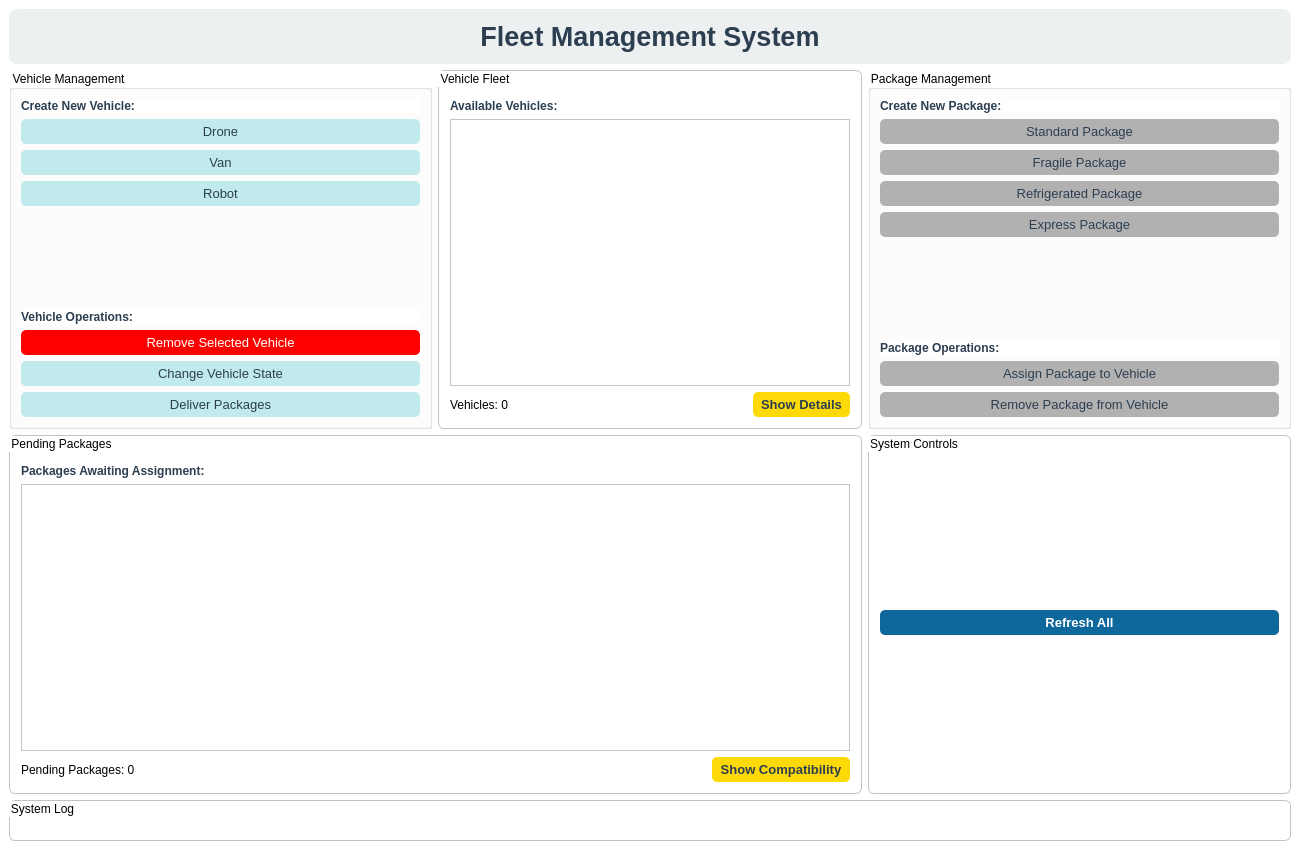
<?xml version="1.0" encoding="UTF-8"?>
<ui version="4.0">
 <class>MainWindow</class>
 <widget class="QMainWindow" name="MainWindow">
  <property name="geometry">
   <rect>
    <x>0</x>
    <y>0</y>
    <width>1300</width>
    <height>850</height>
   </rect>
  </property>
  <property name="windowTitle">
   <string>Fleet Management System</string>
  </property>
  <widget class="QWidget" name="centralwidget">
   <property name="styleSheet">
    <string notr="true">
    QWidget {
      background-color: #ffffff;
    }
    QPushButton {
      border-radius: 5px;
      padding: 4px 8px;
      min-height: 17px;
      font-size: 10pt;
    }

    /* Vehicle buttons: cyan */
    #createDroneButton, #createVanButton, #createRobotButton,
    #setStateButton, #deliverButton {
      background-color: #c1eaed;
      color: #2c3e50;
    }
    #createDroneButton:hover, #createVanButton:hover, #createRobotButton:hover,
    #setStateButton:hover, #deliverButton:hover {
      background-color: #9fd6da;
    }
    #createDroneButton:pressed, #createVanButton:pressed, #createRobotButton:pressed,
    #setStateButton:pressed, #deliverButton:pressed {
      background-color: #7fbfc3;
    }

    /* Remove Vehicle button: red */
    #removeVehicleButton {
      background-color: #FF0000;
      color: white;
    }
    #removeVehicleButton:hover { background-color: #c0392b; }
    #removeVehicleButton:pressed { background-color: #922b21; }

    /* Package buttons: gray */
    #createStandardPackageButton, #createFragilePackageButton,
    #createRefrigeratedPackageButton, #createExpressPackageButton,
    #assignPackageButton, #removePackageButton {
      background-color: #b1b1b1;
      color: #2c3e50;
    }
    #createStandardPackageButton:hover, #createFragilePackageButton:hover,
    #createRefrigeratedPackageButton:hover, #createExpressPackageButton:hover,
    #assignPackageButton:hover, #removePackageButton:hover {
      background-color: #999999;
    }
    #createStandardPackageButton:pressed, #createFragilePackageButton:pressed,
    #createRefrigeratedPackageButton:pressed, #createExpressPackageButton:pressed,
    #assignPackageButton:pressed, #removePackageButton:pressed {
      background-color: #777777;
    }

    /* Show Details button: highlighted yellow */
    #showVehicleDetailsButton, #showCompatibilityButton {
      background-color: #fdd907;
      color: #2c3e50;
      font-weight: bold;
    }
    #showVehicleDetailsButton:hover, #showCompatibilityButton:hover { background-color: #e6c800; }
    #showVehicleDetailsButton:pressed, #showCompatibilityButton:pressed { background-color: #bfa300; }

    /* System controls: yellow */
    #refreshButton {
      background-color: #0e689b;
      color: #ffffff;
      font-weight: bold;
    }
    #refreshButton:hover { background-color: #0b4f75; }
    #refreshButton:pressed { background-color: #00476f; }

    /* Table styles */
    QTableWidget {
        gridline-color: #bdc3c7;
        alternate-background-color: #f8f9fa;
    }
    QTableWidget::item {
        padding: 4px;
    }
    QTableWidget::item:selected {
        background-color: #3498db;
        color: white;
    }
    QHeaderView::section {
        background-color: #2c3e50;
        color: white;
        padding: 4px;
        border: 1px solid #34495e;
        font-weight: bold;
    }
    </string>
   </property>
   <layout class="QGridLayout" name="gridLayout">
    <item row="0" column="0" colspan="3">
     <widget class="QLabel" name="headerLabel">
      <property name="styleSheet">
       <string notr="true">
        QLabel {
          font-size: 20pt;
          font-weight: bold;
          color: #2c3e50;
          background-color: #ecf0f1;
          padding: 12px;
          border-radius: 8px;
        }
       </string>
      </property>
      <property name="text">
       <string>Fleet Management System</string>
      </property>
      <property name="alignment">
       <set>Qt::AlignmentFlag::AlignCenter</set>
      </property>
     </widget>
    </item>
    <item row="1" column="0">
     <widget class="QGroupBox" name="vehicleGroupBox">
      <property name="title">
       <string>Vehicle Management</string>
      </property>
       <property name="maximumWidth"> <number>240</number> </property>
      <layout class="QVBoxLayout" name="verticalLayout_1">
       <item>
        <widget class="QLabel" name="label_2">
         <property name="styleSheet">
          <string notr="true">font-weight: bold; color: #2c3e50;</string>
         </property>
         <property name="text">
          <string>Create New Vehicle:</string>
         </property>
        </widget>
       </item>
       <item>
        <widget class="QPushButton" name="createDroneButton">
         <property name="sizePolicy">
          <sizepolicy hsizetype="Expanding" vsizetype="Preferred">
           <horstretch>0</horstretch>
           <verstretch>0</verstretch>
          </sizepolicy>
         </property>
         <property name="text">
          <string>Drone</string>
         </property>
        </widget>
       </item>
       <item>
        <widget class="QPushButton" name="createVanButton">
         <property name="sizePolicy">
          <sizepolicy hsizetype="Expanding" vsizetype="Preferred">
           <horstretch>0</horstretch>
           <verstretch>0</verstretch>
          </sizepolicy>
         </property>
         <property name="text">
          <string>Van</string>
         </property>
        </widget>
       </item>
       <item>
        <widget class="QPushButton" name="createRobotButton">
         <property name="sizePolicy">
          <sizepolicy hsizetype="Expanding" vsizetype="Preferred">
           <horstretch>0</horstretch>
           <verstretch>0</verstretch>
          </sizepolicy>
         </property>
         <property name="text">
          <string>Robot</string>
         </property>
        </widget>
       </item>
       <item>
        <spacer name="verticalSpacer_1">
         <property name="orientation">
          <enum>Qt::Orientation::Vertical</enum>
         </property>
         <property name="sizeHint" stdset="0">
          <size>
           <width>0</width>
           <height>0</height>
          </size>
         </property>
        </spacer>
       </item>
       <item>
        <widget class="QLabel" name="label_3">
         <property name="styleSheet">
          <string notr="true">font-weight: bold; color: #2c3e50;</string>
         </property>
         <property name="text">
          <string>Vehicle Operations:</string>
         </property>
        </widget>
       </item>
       <item>
        <widget class="QPushButton" name="removeVehicleButton">
         <property name="sizePolicy">
          <sizepolicy hsizetype="Expanding" vsizetype="Preferred">
           <horstretch>0</horstretch>
           <verstretch>0</verstretch>
          </sizepolicy>
         </property>
         <property name="text">
          <string>Remove Selected Vehicle</string>
         </property>
        </widget>
       </item>
       <item>
        <widget class="QPushButton" name="setStateButton">
         <property name="sizePolicy">
          <sizepolicy hsizetype="Expanding" vsizetype="Preferred">
           <horstretch>0</horstretch>
           <verstretch>0</verstretch>
          </sizepolicy>
         </property>
         <property name="text">
          <string>Change Vehicle State</string>
         </property>
        </widget>
       </item>
       <item>
        <widget class="QPushButton" name="deliverButton">
         <property name="sizePolicy">
          <sizepolicy hsizetype="Expanding" vsizetype="Preferred">
           <horstretch>0</horstretch>
           <verstretch>0</verstretch>
          </sizepolicy>
         </property>
         <property name="text">
          <string>Deliver Packages</string>
         </property>
        </widget>
       </item>
      </layout>
     </widget>
    </item>
    <item row="1" column="1">
     <widget class="QGroupBox" name="vehicleListGroupBox">
      <property name="styleSheet">
       <string notr="true">
        QGroupBox {
          background-color: #ffffff;
          border: 1px solid #bdc3c7;
          border-radius: 6px;
          padding: 10px;
        }
       </string>
      </property>
      <property name="title">
       <string>Vehicle Fleet</string>
      </property>
      <layout class="QVBoxLayout" name="verticalLayout_2">
       <item>
        <widget class="QLabel" name="label_4">
         <property name="styleSheet">
          <string notr="true">font-weight: bold; color: #2c3e50;</string>
         </property>
         <property name="text">
          <string>Available Vehicles:</string>
         </property>
        </widget>
       </item>
       <item>
       <widget class="QTableWidget" name="vehicleTableWidget">
           <property name="alternatingRowColors">
               <bool>true</bool>
           </property>
           <property name="selectionMode">
               <enum>QAbstractItemView::SelectionMode::SingleSelection</enum>
           </property>
           <property name="selectionBehavior">
               <enum>QAbstractItemView::SelectionBehavior::SelectRows</enum>
           </property>
       </widget>
       </item>
       <item>
        <layout class="QHBoxLayout" name="horizontalLayout_1">
         <item>
          <widget class="QLabel" name="vehicleCountLabel">
           <property name="text">
            <string>Vehicles: 0</string>
           </property>
          </widget>
         </item>
         <item>
          <spacer name="horizontalSpacer_1">
           <property name="orientation">
            <enum>Qt::Orientation::Horizontal</enum>
           </property>
           <property name="sizeHint" stdset="0">
            <size>
             <width>0</width>
             <height>0</height>
            </size>
           </property>
          </spacer>
         </item>
         <item>
          <widget class="QPushButton" name="showVehicleDetailsButton">
           <property name="text">
            <string>Show Details</string>
           </property>
          </widget>
         </item>
        </layout>
       </item>
      </layout>
     </widget>
    </item>
    <item row="1" column="2">
     <widget class="QGroupBox" name="packageGroupBox">
      <property name="title">
       <string>Package Management</string>
      </property>
       <property name="maximumWidth"> <number>240</number> </property>
      <layout class="QVBoxLayout" name="verticalLayout_3">
       <item>
        <widget class="QLabel" name="label_5">
         <property name="styleSheet">
          <string notr="true">font-weight: bold; color: #2c3e50;</string>
         </property>
         <property name="text">
          <string>Create New Package:</string>
         </property>
        </widget>
       </item>
       <item>
        <widget class="QPushButton" name="createStandardPackageButton">
         <property name="sizePolicy">
          <sizepolicy hsizetype="Expanding" vsizetype="Preferred">
           <horstretch>0</horstretch>
           <verstretch>0</verstretch>
          </sizepolicy>
         </property>
         <property name="text">
          <string>Standard Package</string>
         </property>
        </widget>
       </item>
       <item>
        <widget class="QPushButton" name="createFragilePackageButton">
         <property name="sizePolicy">
          <sizepolicy hsizetype="Expanding" vsizetype="Preferred">
           <horstretch>0</horstretch>
           <verstretch>0</verstretch>
          </sizepolicy>
         </property>
         <property name="text">
          <string>Fragile Package</string>
         </property>
        </widget>
       </item>
       <item>
        <widget class="QPushButton" name="createRefrigeratedPackageButton">
         <property name="sizePolicy">
          <sizepolicy hsizetype="Expanding" vsizetype="Preferred">
           <horstretch>0</horstretch>
           <verstretch>0</verstretch>
          </sizepolicy>
         </property>
         <property name="text">
          <string>Refrigerated Package</string>
         </property>
        </widget>
       </item>
       <item>
        <widget class="QPushButton" name="createExpressPackageButton">
         <property name="sizePolicy">
          <sizepolicy hsizetype="Expanding" vsizetype="Preferred">
           <horstretch>0</horstretch>
           <verstretch>0</verstretch>
          </sizepolicy>
         </property>
         <property name="text">
          <string>Express Package</string>
         </property>
        </widget>
       </item>
       <item>
        <spacer name="verticalSpacer_2">
         <property name="orientation">
          <enum>Qt::Orientation::Vertical</enum>
         </property>
         <property name="sizeHint" stdset="0">
          <size>
           <width>0</width>
           <height>0</height>
          </size>
         </property>
        </spacer>
       </item>
       <item>
        <widget class="QLabel" name="label_6">
         <property name="styleSheet">
          <string notr="true">font-weight: bold; color: #2c3e50;</string>
         </property>
         <property name="text">
          <string>Package Operations:</string>
         </property>
        </widget>
       </item>
       <item>
        <widget class="QPushButton" name="assignPackageButton">
         <property name="sizePolicy">
          <sizepolicy hsizetype="Expanding" vsizetype="Preferred">
           <horstretch>0</horstretch>
           <verstretch>0</verstretch>
          </sizepolicy>
         </property>
         <property name="text">
          <string>Assign Package to Vehicle</string>
         </property>
        </widget>
       </item>
       <item>
        <widget class="QPushButton" name="removePackageButton">
         <property name="sizePolicy">
          <sizepolicy hsizetype="Expanding" vsizetype="Preferred">
           <horstretch>0</horstretch>
           <verstretch>0</verstretch>
          </sizepolicy>
         </property>
         <property name="text">
          <string>Remove Package from Vehicle</string>
         </property>
        </widget>
       </item>
      </layout>
     </widget>
    </item>
    <item row="2" column="0" colspan="2">
     <widget class="QGroupBox" name="packageListGroupBox">
      <property name="styleSheet">
       <string notr="true">
        QGroupBox {
          background-color: #ffffff;
          border: 1px solid #bdc3c7;
          border-radius: 6px;
          padding: 10px;
        }
       </string>
      </property>
      <property name="title">
       <string>Pending Packages</string>
      </property>
      <layout class="QVBoxLayout" name="verticalLayout_4">
       <item>
        <widget class="QLabel" name="label_7">
         <property name="styleSheet">
          <string notr="true">font-weight: bold; color: #2c3e50;</string>
         </property>
         <property name="text">
          <string>Packages Awaiting Assignment:</string>
         </property>
        </widget>
       </item>
       <item>
       <widget class="QTableWidget" name="pendingPackagesTableWidget">
           <property name="alternatingRowColors">
               <bool>true</bool>
           </property>
           <property name="selectionMode">
               <enum>QAbstractItemView::SelectionMode::SingleSelection</enum>
           </property>
           <property name="selectionBehavior">
               <enum>QAbstractItemView::SelectionBehavior::SelectRows</enum>
           </property>
       </widget>
       </item>
       <item>
        <layout class="QHBoxLayout" name="horizontalLayout_2">
         <item>
          <widget class="QLabel" name="packageCountLabel">
           <property name="text">
            <string>Pending Packages: 0</string>
           </property>
          </widget>
         </item>
         <item>
          <spacer name="horizontalSpacer_2">
           <property name="orientation">
            <enum>Qt::Orientation::Horizontal</enum>
           </property>
           <property name="sizeHint" stdset="0">
            <size>
             <width>0</width>
             <height>0</height>
            </size>
           </property>
          </spacer>
         </item>
         <item>
          <widget class="QPushButton" name="showCompatibilityButton">
           <property name="text">
            <string>Show Compatibility</string>
           </property>
          </widget>
         </item>
        </layout>
       </item>
      </layout>
     </widget>
    </item>
    <item row="2" column="2">
     <widget class="QGroupBox" name="systemGroupBox">
      <property name="styleSheet">
       <string notr="true">
    QGroupBox {
      background-color: #ffffff;
      border: 1px solid #bdc3c7;
      border-radius: 6px;
      padding: 10px;
    }
   </string>
      </property>
      <property name="title">
       <string>System Controls</string>
      </property>
       <property name="maximumWidth"> <number>240</number> </property>
      <layout class="QVBoxLayout" name="verticalLayout_system">
       <item>
        <widget class="QPushButton" name="refreshButton">
         <property name="text">
          <string>Refresh All</string>
         </property>
        </widget>
       </item>
      </layout>
     </widget>
    </item>
    <item row="3" column="0" colspan="3">
     <widget class="QGroupBox" name="logGroupBox">
      <property name="styleSheet">
       <string notr="true">
        QGroupBox {
          background-color: #ffffff;
          border: 1px solid #bdc3c7;
          border-radius: 6px;
          padding: 10px;
        }
       </string>
      </property>
      <property name="title">
       <string>System Log</string>
      </property>
      <layout class="QVBoxLayout" name="verticalLayout_log"/>
     </widget>
    </item>
   </layout>
  </widget>
 </widget>
 <resources/>
 <connections/>
</ui>
